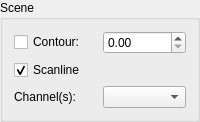
             <widget class="QGroupBox" name="sceneGroupBox">
              <property name="title">
               <string>Scene</string>
              </property>
              <layout class="QGridLayout" name="gridLayout_6">
               <item row="0" column="0">
                <layout class="QGridLayout" name="gridLayout_2">
                 <item row="0" column="0">
                  <widget class="QCheckBox" name="sceneContourCheckBox">
                   <property name="toolTip">
                    <string>Calculate &amp; show structure contour</string>
                   </property>
                   <property name="text">
                    <string>Contour:</string>
                   </property>
                  </widget>
                 </item>
                 <item row="0" column="1">
                  <widget class="QDoubleSpinBox" name="contourThresholdDoubleSpinBox">
                   <property name="toolTip">
                    <string>Contour threshold</string>
                   </property>
                  </widget>
                 </item>
                 <item row="1" column="0">
                  <widget class="QCheckBox" name="showScanlineCheckBox">
                   <property name="toolTip">
                    <string>Show scan line trajectory</string>
                   </property>
                   <property name="whatsThis">
                    <string>Show scan line trajectory in the scene and generates scanline profile from scene data.</string>
                   </property>
                   <property name="text">
                    <string>Scanline</string>
                   </property>
                   <property name="checked">
                    <bool>true</bool>
                   </property>
                  </widget>
                 </item>
                </layout>
               </item>
               <item row="1" column="0">
                <layout class="QHBoxLayout" name="horizontalLayout_26">
                 <item>
                  <widget class="QLabel" name="label">
                   <property name="text">
                    <string>Channel(s):</string>
                   </property>
                  </widget>
                 </item>
                 <item>
                  <widget class="QComboBox" name="sceneDisplayChannelComboBox">
                   <property name="toolTip">
                    <string>Select scene channel for display</string>
                   </property>
                   <property name="whatsThis">
                    <string>&lt;html&gt;&lt;head/&gt;&lt;body&gt;&lt;p&gt;Select channels to be displayed in separate windows, &lt;span style=&quot; font-weight:600; font-style:italic;&quot;&gt;unless&lt;/span&gt; scene is a multi-band image. ROI calculations are peformed &lt;span style=&quot; font-weight:600;&quot;&gt;only&lt;/span&gt; in the channel selected above.&lt;/p&gt;&lt;p&gt;This has no effect for multi-band scene images.&lt;/p&gt;&lt;/body&gt;&lt;/html&gt;</string>
                   </property>
                  </widget>
                 </item>
                </layout>
               </item>
              </layout>
             </widget>
